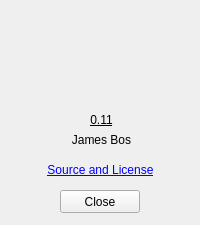
<?xml version="1.0" encoding="UTF-8"?>
<ui version="4.0">
 <class>About</class>
 <widget class="QWidget" name="About">
  <property name="geometry">
   <rect>
    <x>0</x>
    <y>0</y>
    <width>200</width>
    <height>225</height>
   </rect>
  </property>
  <property name="minimumSize">
   <size>
    <width>200</width>
    <height>225</height>
   </size>
  </property>
  <property name="maximumSize">
   <size>
    <width>200</width>
    <height>225</height>
   </size>
  </property>
  <property name="windowTitle">
   <string>Form</string>
  </property>
  <widget class="QLabel" name="lblBuild">
   <property name="geometry">
    <rect>
     <x>6</x>
     <y>110</y>
     <width>191</width>
     <height>20</height>
    </rect>
   </property>
   <property name="styleSheet">
    <string notr="true">text-decoration: underline;</string>
   </property>
   <property name="text">
    <string>0.11</string>
   </property>
   <property name="alignment">
    <set>Qt::AlignCenter</set>
   </property>
  </widget>
  <widget class="QLabel" name="label_3">
   <property name="geometry">
    <rect>
     <x>6</x>
     <y>130</y>
     <width>191</width>
     <height>20</height>
    </rect>
   </property>
   <property name="text">
    <string>James Bos</string>
   </property>
   <property name="alignment">
    <set>Qt::AlignCenter</set>
   </property>
  </widget>
  <widget class="QLabel" name="label_4">
   <property name="geometry">
    <rect>
     <x>5</x>
     <y>160</y>
     <width>191</width>
     <height>20</height>
    </rect>
   </property>
   <property name="text">
    <string>&lt;a href=&quot;#&quot;&gt;Source and License&lt;/a&gt;</string>
   </property>
   <property name="alignment">
    <set>Qt::AlignCenter</set>
   </property>
   <property name="openExternalLinks">
    <bool>true</bool>
   </property>
  </widget>
  <widget class="QPushButton" name="btnCloseAbout">
   <property name="geometry">
    <rect>
     <x>60</x>
     <y>190</y>
     <width>80</width>
     <height>23</height>
    </rect>
   </property>
   <property name="text">
    <string>Close</string>
   </property>
  </widget>
  <widget class="QLabel" name="lblAboutIcon">
   <property name="geometry">
    <rect>
     <x>3</x>
     <y>0</y>
     <width>191</width>
     <height>111</height>
    </rect>
   </property>
   <property name="text">
    <string/>
   </property>
   <property name="alignment">
    <set>Qt::AlignCenter</set>
   </property>
  </widget>
 </widget>
 <resources/>
 <connections/>
</ui>
